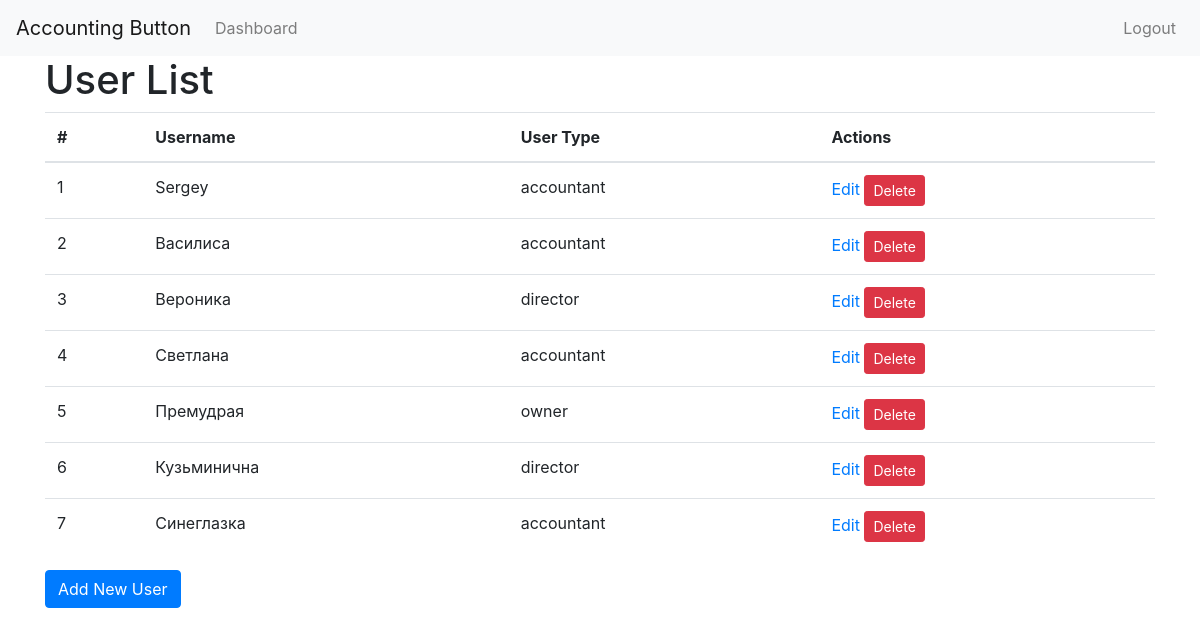
The page /users/ (signed in) on the database as committed earlier.
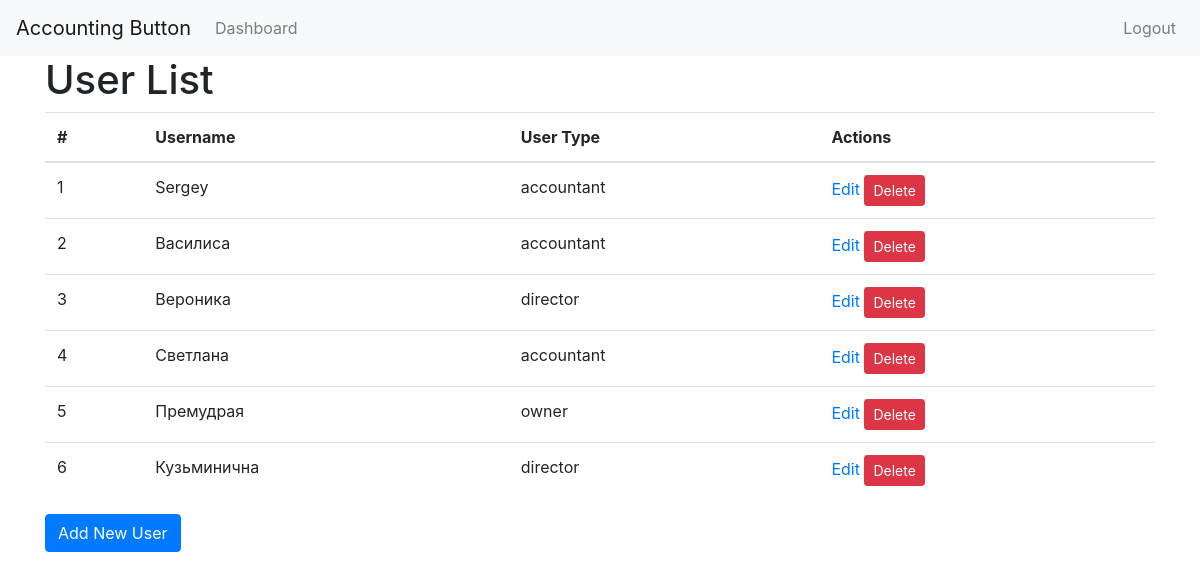
The same page on the database as committed later.
### Accounting_button/models.py (models this page shows)
class CustomUser(AbstractUser):
    USER_TYPES = (
        ('accountant', 'Бухгалтер'),
        ('director', 'Директор'),
        ('owner', 'Собственник'),
    )
    user_type = models.CharField(max_length=10, choices=USER_TYPES, default='accountant')

### Accounting_button/views.py (the view)
# urls.py: path('users/', views.user_list, name='user_list'),
@login_required
def user_list(request):
    users = CustomUser.objects.all()
    return render(request, 'Accounting_button/user_list.html', {'users': users})

### Accounting_button/templates/Accounting_button/user_list.html (shortened to what this page needs)
{% extends "Accounting_button/base.html" %}
{% block content %}
<h1>User List</h1>
<table class="table">
    <thead>
        <tr>
            <th>#</th>
            <th>Username</th>
            <th>User Type</th>
            <th>Actions</th>
        </tr>
    </thead>
    <tbody>
        {% for user in users %}
        <tr>
            <td>{{ user.id }}</td>
            <td>{{ user.username }}</td>
            <td>{{ user.user_type }}</td>
            <td>
                <a href="{% url 'user_edit' user.id %}">Edit</a>
                <form method="post" action="{% url 'user_delete' user.id %}" style="display:inline;">
                    <button type="submit" class="btn btn-danger btn-sm">Delete</button>
                </form>
            </td>
        </tr>
        {% endfor %}
    </tbody>
</table>
<p>
    <a href="{% url 'user_add' %}" class="btn btn-primary">Add New User</a>
</p>
{% endblock %}

Rows that differ between the two databases and show on the page:
removed CustomUser: id "7", username "Синеглазка", user_type "accountant"
